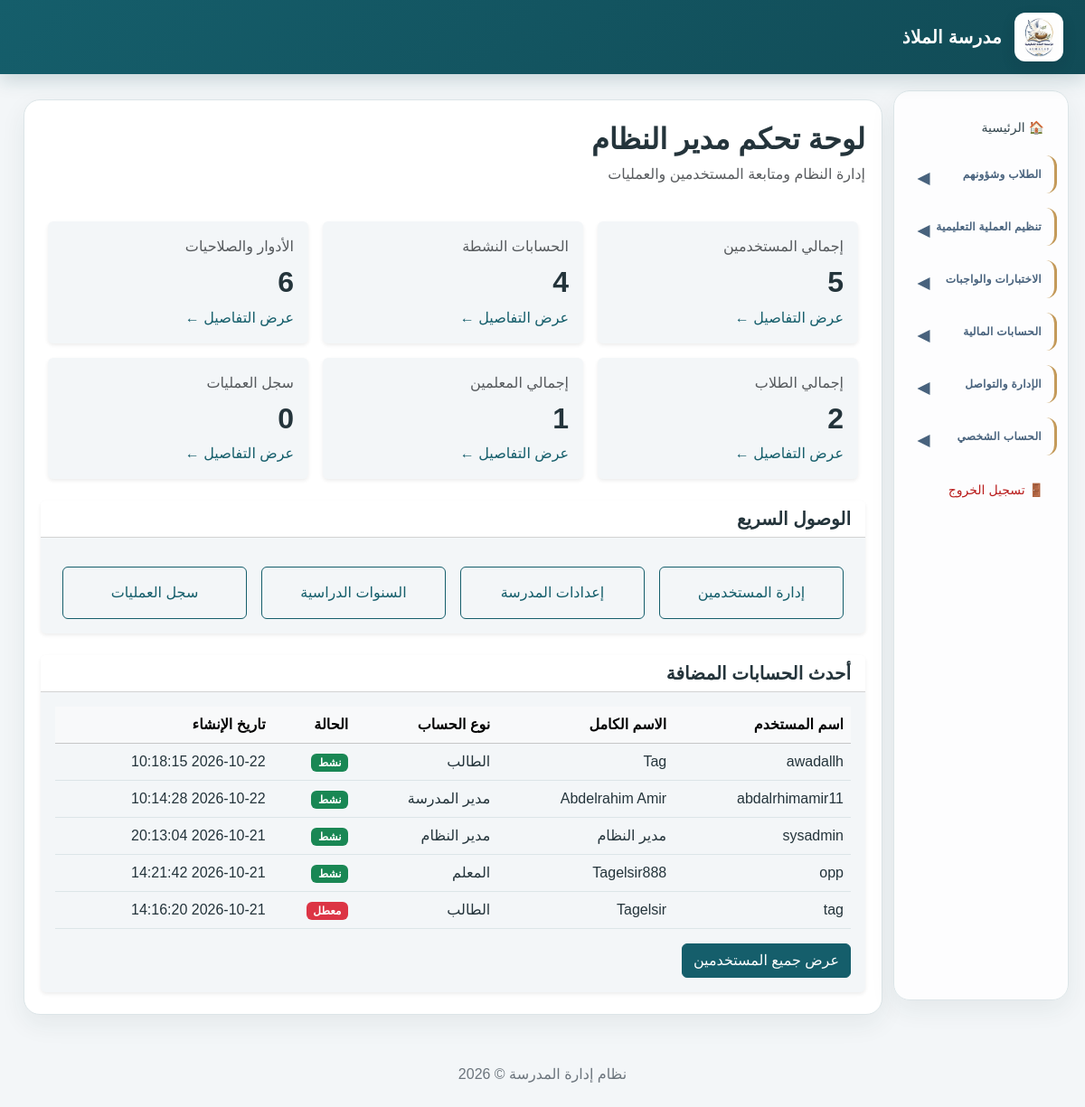
/admin_dashboard.php (signed in), run on the app's committed database.
### tables this page shows
CREATE TABLE `school_settings` (
  `id` int(10) UNSIGNED NOT NULL,
  `school_name` varchar(200) NOT NULL,
  `school_name_en` varchar(200) DEFAULT NULL,
  `logo_path` varchar(255) DEFAULT NULL,
  `address` text DEFAULT NULL,
  `phone` varchar(30) DEFAULT NULL,
  `email` varchar(150) DEFAULT NULL,
  `website` varchar(255) DEFAULT NULL,
  `currency` char(3) NOT NULL DEFAULT 'SDG',
  `academic_year_id` int(10) UNSIGNED DEFAULT NULL,
  `principal_name` varchar(150) DEFAULT NULL,
  `created_at` timestamp NOT NULL DEFAULT current_timestamp(),
  `updated_at` timestamp NOT NULL DEFAULT current_timestamp() ON UPDATE current_timestamp()
);

CREATE TABLE `users` (
  `id` int(10) UNSIGNED NOT NULL,
  `username` varchar(100) NOT NULL,
  `email` varchar(150) DEFAULT NULL,
  `password` varchar(255) NOT NULL,
  `role_id` int(10) UNSIGNED NOT NULL,
  `full_name` varchar(150) NOT NULL,
  `phone` varchar(30) DEFAULT NULL,
  `is_active` tinyint(1) NOT NULL DEFAULT 1,
  `last_login` datetime DEFAULT NULL,
  `created_at` timestamp NOT NULL DEFAULT current_timestamp(),
  `updated_at` timestamp NOT NULL DEFAULT current_timestamp() ON UPDATE current_timestamp()
);

### admin_dashboard.php (the view, shortened to what this page needs)
<?php
require_once __DIR__ . '/permissions.php';
$totalUsers = (int) $pdo->query(
    "SELECT COUNT(*) FROM users"
)->fetchColumn();
$activeUsers = (int) $pdo->query(
    "SELECT COUNT(*) FROM users WHERE is_active = 1"
)->fetchColumn();
$totalRoles = (int) $pdo->query(
    "SELECT COUNT(*) FROM roles"
)->fetchColumn();
$totalStudents = (int) $pdo->query(
    "SELECT COUNT(*) FROM students"
)->fetchColumn();
$totalTeachers = (int) $pdo->query(
    "SELECT COUNT(*) FROM teachers"
)->fetchColumn();
$totalLogs = (int) $pdo->query(
    "SELECT COUNT(*) FROM audit_logs"
)->fetchColumn();
$recentUsers = $pdo->query("
    SELECT username, full_name, role_id, is_active, created_at
    FROM users
    ORDER BY id DESC
    LIMIT 5
")->fetchAll();
$roleNames = [
    1 => 'مدير النظام',
    2 => 'مدير المدرسة',
    3 => 'المحاسب',
    4 => 'المعلم',
    5 => 'الطالب',
    6 => 'ولي الأمر'
];
require_once __DIR__ . '/includes/header.php';
?>
<div class="container-fluid py-4" dir="rtl">
    <div class="mb-4">
        <h2 class="fw-bold">لوحة تحكم مدير النظام</h2>
        <p class="text-muted">إدارة النظام ومتابعة المستخدمين والعمليات</p>
    </div>
    <div class="row g-3 mb-4">
        <?php
        $cards = [
            ['إجمالي المستخدمين', $totalUsers, 'users.php'],
            ['الحسابات النشطة', $activeUsers, 'users.php'],
            ['الأدوار والصلاحيات', $totalRoles, 'users.php'],
            ['إجمالي الطلاب', $totalStudents, 'students.php'],
            ['إجمالي المعلمين', $totalTeachers, 'teachers.php'],
            ['سجل العمليات', $totalLogs, 'audit_logs.php'],
        ];
        ?>
        <?php foreach ($cards as $card): ?>
            <div class="col-12 col-sm-6 col-xl-4">
                <div class="card border-0 shadow-sm h-100">
                    <div class="card-body">
                        <p class="text-muted mb-2">
                            <?= htmlspecialchars($card[0], ENT_QUOTES, 'UTF-8') ?>
                        </p>
                        <h2 class="fw-bold"><?= (int) $card[1] ?></h2>
                        <a href="<?= htmlspecialchars($card[2], ENT_QUOTES, 'UTF-8') ?>"
                           class="text-decoration-none">
                            عرض التفاصيل ←
                        </a>
                    </div>
                </div>
            </div>
        <?php endforeach; ?>
    </div>
    <div class="card border-0 shadow-sm mb-4">
        <div class="card-header bg-white">
            <h5 class="fw-bold mb-0">الوصول السريع</h5>
        </div>
        <div class="card-body">
            <div class="row g-3">
                <div class="col-12 col-sm-6 col-lg-3">
                    <a href="users.php" class="btn btn-outline-primary w-100 py-3">
                        إدارة المستخدمين
                    </a>
                </div>
                <div class="col-12 col-sm-6 col-lg-3">
                    <a href="settings.php" class="btn btn-outline-primary w-100 py-3">
                        إعدادات المدرسة
                    </a>
                </div>
                <div class="col-12 col-sm-6 col-lg-3">
                    <a href="academic_years.php" class="btn btn-outline-primary w-100 py-3">
                        السنوات الدراسية
                    </a>
                </div>
                <div class="col-12 col-sm-6 col-lg-3">
                    <a href="audit_logs.php" class="btn btn-outline-primary w-100 py-3">
                        سجل العمليات
                    </a>
                </div>
            </div>
        </div>
    </div>
    <div class="card border-0 shadow-sm">
        <div class="card-header bg-white">
            <h5 class="fw-bold mb-0">أحدث الحسابات المضافة</h5>
        </div>
        <div class="card-body">
            <div class="table-responsive">
                <table class="table table-hover align-middle">
                    <thead class="table-light">
                        <tr>
                            <th>اسم المستخدم</th>
                            <th>الاسم الكامل</th>
                            <th>نوع الحساب</th>
                            <th>الحالة</th>
                            <th>تاريخ الإنشاء</th>
                        </tr>
                    </thead>
                    <tbody>
                    <?php if (!$recentUsers): ?>
                        <tr>
                            <td colspan="5" class="text-center text-muted">
                                لا توجد حسابات مسجلة
                            </td>
                        </tr>
                    <?php else: ?>
                        <?php foreach ($recentUsers as $item): ?>
                            <tr>
                                <td><?= htmlspecialchars($item['username'], ENT_QUOTES, 'UTF-8') ?></td>
                                <td><?= htmlspecialchars($item['full_name'], ENT_QUOTES, 'UTF-8') ?></td>
                                <td>
                                    <?= htmlspecialchars(
                                        $roleNames[(int) $item['role_id']] ?? 'غير معروف',
                                        ENT_QUOTES,
                                        'UTF-8'
                                    ) ?>
                                </td>
                                <td>
                                    <?php if ((int) $item['is_active'] === 1): ?>
                                        <span class="badge bg-success">نشط</span>
                                    <?php else: ?>
                                        <span class="badge bg-danger">معطل</span>
                                    <?php endif; ?>
                                </td>
                                <td><?= htmlspecialchars((string) $item['created_at'], ENT_QUOTES, 'UTF-8') ?></td>
                            </tr>
                        <?php endforeach; ?>
                    <?php endif; ?>
                    </tbody>
                </table>
            </div>
            <a href="users.php" class="btn btn-primary">عرض جميع المستخدمين</a>
        </div>
    </div>
</div>
<?php require_once __DIR__ . '/includes/footer.php'; ?>

### includes/header.php (shortened to what this page needs)
<?php
$hideSidebar = basename($_SERVER['SCRIPT_NAME'] ?? '') === 'index.php';
$schoolName = 'مدرسة الملاذ';
$schoolLogo = '';
$currentRole = (int) ($_SESSION['role_id'] ?? 0);
$menuPermissions = [
    1 => ['all'],
    2 => [
        'index.php',
        'students.php',
        'guardians.php',
        'teachers.php',
        'classrooms.php',
        'subjects.php',
        'academic_years.php',
        'teaching_assignments.php',
        'timetable.php',
        'attendance.php',
        'exams.php',
        'grades.php',
        'behavior.php',
        'homework.php',
        'homework_submissions.php',
        'reports.php',
        'fees.php',
        'payments.php',
        'expenses.php',
        'users.php',
        'announcements.php',
        'notifications.php',
        'messages.php',
        'settings.php',
        'change_password.php'
    ],
    3 => [
        'index.php',
        'fees.php',
        'payments.php',
        'expenses.php',
        'reports.php',
        'change_password.php'
    ],
    4 => [
        'index.php',
        'students.php',
        'classrooms.php',
        'subjects.php',
        'timetable.php',
        'attendance.php',
        'exams.php',
        'grades.php',
        'behavior.php',
        'homework.php',
        'homework_submissions.php',
        'announcements.php',
        'notifications.php',
        'messages.php',
        'change_password.php'
    ],
    5 => [
        'index.php',
        'timetable.php',
        'grades.php',
        'homework.php',
        'announcements.php',
        'notifications.php',
        'messages.php',
        'change_password.php'
    ],
    6 => [
        'index.php',
        'reports.php',
        'fees.php',
        'payments.php',
        'announcements.php',
        'notifications.php',
        'messages.php',
        'change_password.php'
    ]
];
$allowedMenu = $menuPermissions[$currentRole] ?? [];
function showMenuLink(string $page): bool
{
    global $allowedMenu;
    return in_array('all', $allowedMenu, true)
        || in_array($page, $allowedMenu, true);
}
try {
    if (isset($pdo)) {
        $stmt = $pdo->query(
            "SELECT school_name, logo_path
             FROM school_settings
             ORDER BY id ASC
             LIMIT 1"
        );
        $school = $stmt->fetch();
        if ($school) {
            if (!empty($school['school_name'])) {
                $schoolName = $school['school_name'];
            }
            if (!empty($school['logo_path'])) {
                $logoFile = __DIR__ . '/../' . $school['logo_path'];
                if (is_file($logoFile)) {
                    $schoolLogo = $school['logo_path'];
                }
            }
        }
    }
} catch (PDOException $e) {
    error_log('School branding could not be loaded: ' . $e->getMessage());
}
?>
<!DOCTYPE html>
<html lang="ar" dir="rtl">
<head>
    <link
        href="https://cdn.jsdelivr.net/npm/bootstrap@5.3.3/dist/css/bootstrap.rtl.min.css"
        rel="stylesheet"
    >
</head>
<body>
<header class="topbar">
    <?php if ($schoolLogo !== ''): ?>
        <img
            src="<?= htmlspecialchars($schoolLogo, ENT_QUOTES, 'UTF-8') ?>"
            alt="شعار المدرسة"
            class="school-logo"
        >
    <?php endif; ?>
    <strong class="school-name">
        <?= htmlspecialchars($schoolName, ENT_QUOTES, 'UTF-8') ?>
    </strong>
</header>
<div class="container-fluid">
    <div class="row">
        <?php if (!$hideSidebar): ?>
        <aside class="col-md-3 col-lg-2 sidebar">
            <?php if (showMenuLink('index.php')): ?>
                <a href="index.php">🏠 الرئيسية</a>
            <?php endif; ?>
            <?php if (
                showMenuLink('students.php') ||
                showMenuLink('guardians.php') ||
                showMenuLink('attendance.php') ||
                showMenuLink('behavior.php')
            ): ?>
                <details class="sidebar-group">
                    <summary class="sidebar-section">الطلاب وشؤونهم</summary>
                </details>
            <?php endif; ?>
            <?php if (
                showMenuLink('teachers.php') ||
                showMenuLink('classrooms.php') ||
                showMenuLink('subjects.php') ||
                showMenuLink('academic_years.php') ||
                showMenuLink('teaching_assignments.php') ||
                showMenuLink('timetable.php')
            ): ?>
                <details class="sidebar-group">
                    <summary class="sidebar-section">تنظيم العملية التعليمية</summary>
                </details>
            <?php endif; ?>
            <?php if (
                showMenuLink('exams.php') ||
                showMenuLink('grades.php') ||
                showMenuLink('homework.php') ||
                showMenuLink('homework_submissions.php') ||
                showMenuLink('reports.php')
            ): ?>
                <details class="sidebar-group">
                    <summary class="sidebar-section">الاختبارات والواجبات</summary>
                </details>
            <?php endif; ?>
            <?php if (
                showMenuLink('fees.php') ||
                showMenuLink('payments.php') ||
                showMenuLink('expenses.php')
            ): ?>
                <details class="sidebar-group">
                    <summary class="sidebar-section">الحسابات المالية</summary>
                </details>
            <?php endif; ?>
            <?php if (
                showMenuLink('users.php') ||
                showMenuLink('announcements.php') ||
                showMenuLink('notifications.php') ||
                showMenuLink('messages.php') ||
                showMenuLink('audit_logs.php') ||
                showMenuLink('settings.php') ||
                showMenuLink('theme_settings.php')
            ): ?>
                <details class="sidebar-group">
                    <summary class="sidebar-section">الإدارة والتواصل</summary>
                </details>
            <?php endif; ?>
            <?php if (showMenuLink('change_password.php')): ?>
                <details class="sidebar-group">
                    <summary class="sidebar-section">الحساب الشخصي</summary>
                </details>
            <?php endif; ?>
            <a href="logout.php" class="logout-link">🚪 تسجيل الخروج</a>
        </aside>
        <?php endif; ?>
        <main class="<?= $hideSidebar ? 'col-12' : 'col-md-9 col-lg-10' ?> content">

### includes/footer.php
        </main>
    </div>
</div>
<footer class="text-center text-secondary py-4">
    نظام إدارة المدرسة © <?= date('Y') ?>
</footer>
</body>
</html>

### data on the page
school_settings: logo_path (picture), school_name "مدرسة الملاذ"
users: username "awadallh", full_name "Tag", role "الطالب", is_active "نشط", created_at "2026-10-22 10:18:15"
users: username "abdalrhimamir11", full_name "Abdelrahim Amir", role "مدير المدرسة", is_active "نشط", created_at "2026-10-22 10:14:28"
users: username "sysadmin", full_name "مدير النظام", role "مدير النظام", is_active "نشط", created_at "2026-10-21 20:13:04"
users: username "opp", full_name "Tagelsir888", role "المعلم", is_active "نشط", created_at "2026-10-21 14:21:42"
users: username "tag", full_name "Tagelsir", role "الطالب", is_active "معطل", created_at "2026-10-21 14:16:20"

### other printed values
$card[0] "إجمالي المستخدمين"
$card[1] "5"
$card[0] "الحسابات النشطة"
$card[1] "4"
$card[0] "الأدوار والصلاحيات"
$card[1] "6"
$card[0] "إجمالي الطلاب"
$card[1] "2"
$card[0] "إجمالي المعلمين"
$card[1] "1"
$card[0] "سجل العمليات"
$card[1] "0"
